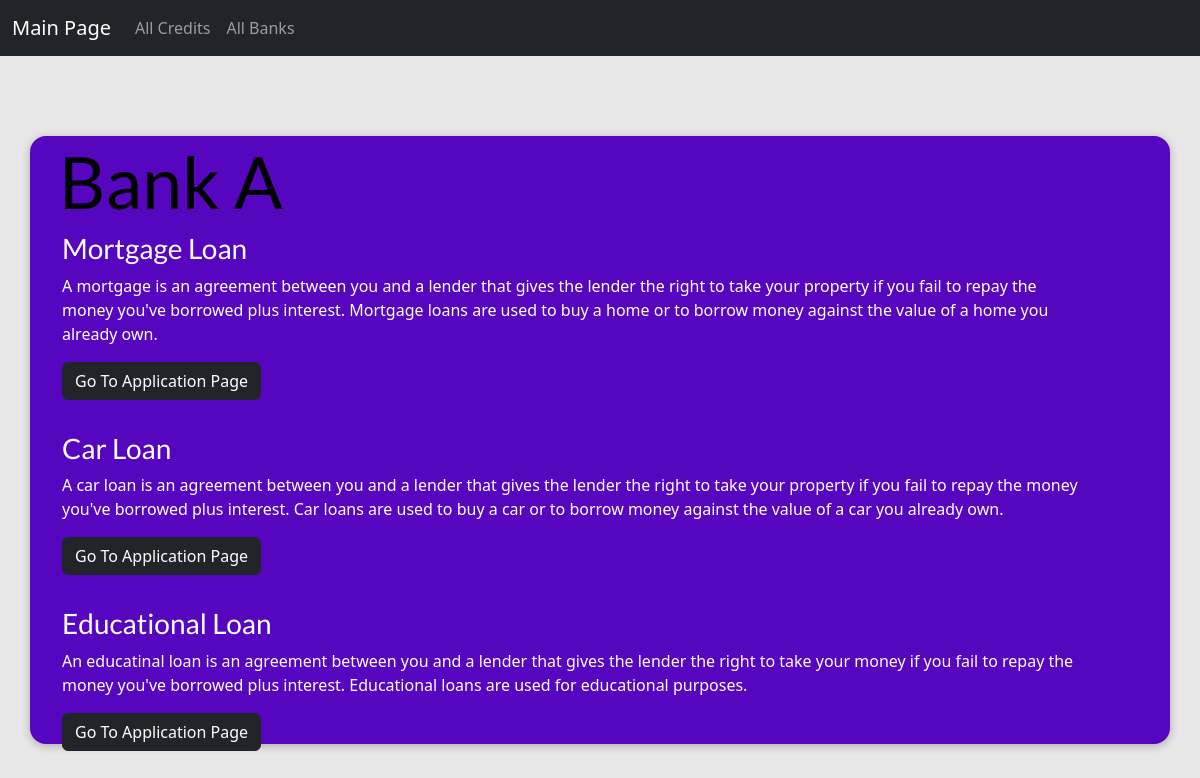
The app's page /banks/bank-a with its own data.
### credit/models.py (models this page shows, shortened)
class BankOption(models.Model):
    name = models.CharField(max_length=30)
    slug = models.SlugField(default="",null=False,db_index=True,unique=True)
    credit_types = models.ManyToManyField(Credit)

class Credit(models.Model):
    name = models.CharField(max_length=50)
    excerpt = models.CharField(max_length=150)
    content = models.TextField(validators=[MinLengthValidator(10)])
    image_name = models.CharField(max_length=30,null=True)
    slug = models.SlugField(default="",null=False,db_index=True,unique=True)
    loan_amount = models.IntegerField(default=500000,validators=[MinValueValidator(500000),MaxValueValidator(6000000)])
    interest_rate = models.DecimalField(max_digits=6,decimal_places=4)

### credit/views.py (the view)
# urls.py: path("banks/<slug:slug>",views.bank_detail,name="bank-detail-page"),
def bank_detail(request,slug):
    identified_bank= get_object_or_404(BankOption,slug=slug)
    return render(request,"credit/bank-detail.html", {"bank":identified_bank,"bank_credits": identified_bank.credit_types.all()})

### credit/templates/credit/bank-detail.html (shortened to what this page needs)
{% extends "base.html" %}
{% load static %}
{% block css_files%}
 <link rel="stylesheet" href=" {% static "credit/bank-detail.css" %}"/>
{% endblock %}
{% block content%}
<section id="summary">
    <h2>{{bank.name}}</h2>
   <article>
    {% for credit in bank_credits%}
        <h3>{{credit.name}}</h3>
        {{credit.content|linebreaks}}
        {% if bank.name == 'Bank A'%}
            <a href="{% url "bank-a-credit-application-page" slug=credit.slug %}" class="btn btn-dark">Go To Application Page</a>
        {% elif bank.name == 'Bank B'%}
            <a href="{% url "bank-b-credit-application-page" slug=credit.slug %}" class="btn btn-dark">Go To Application Page</a>
            <hr>
        {% elif bank.name == 'Bank C'%}
            <a href="{% url "bank-c-credit-application-page" slug=credit.slug %}" class="btn btn-dark">Go To Application Page</a>
            <hr>
        {%endif%}
    {% endfor %}
   </article>
</section>
{% endblock %}

### static/app.css (style rules this page uses)
* { box-sizing: border-box; }
html { font-family: 'Open Sans', 'Lato', sans-serif; }
body { margin: 0; background-color: #cf79f1; }
h1, h2, h3 { font-family: 'Lato', sans-serif; font-weight: bold; }

### credit/static/credit/bank-detail.css (style rules this page uses)
body { background-color: #e7e7e7; }
#summary { margin: 5rem auto 3rem auto; padding: 2rem; width: 95%; max-width: 90rem; border-radius: 16px; background-color: #5706c0; position: relative; box-shadow: 0 2px 8px rgba(0, 0, 0, 0.25); height: 38rem; }
#summary h2 { color: black; font-size: 4.5rem; margin-bottom:0.25rem; position: absolute; left: 29px; top: 2px; }
#summary article { position: absolute; top: 5rem; right: 3rem; padding: 1rem 2rem; border-radius: 12px; text-align: left; color: white; }

### records on screen
BankOption: name "Bank A"
Credit: name "Mortgage Loan", content "A mortgage is an agreement between you and a lender that gives the lender the right to take your property if you fail to repay the money you've borrowed plus interest. Mortgage loans are used to buy a home or to borrow money against the value of a home you already own."
Credit: name "Car Loan", content "A car loan is an agreement between you and a lender that gives the lender the right to take your property if you fail to repay the money you've borrowed plus interest. Car loans are used to buy a car or to borrow money against the value of a car you already own."
Credit: name "Educational Loan", content "An educatinal loan is an agreement between you and a lender that gives the lender the right to take your money if you fail to repay the money you've borrowed plus interest. Educational loans are used for educational purposes."
